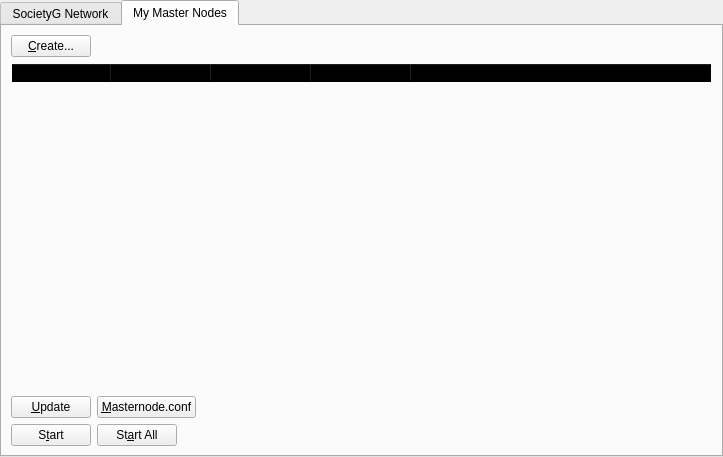
<?xml version="1.0" encoding="UTF-8"?>
<ui version="4.0">
 <class>MasternodeManager</class>
 <widget class="QWidget" name="MasternodeManager">
  <property name="geometry">
   <rect>
    <x>0</x>
    <y>0</y>
    <width>723</width>
    <height>457</height>
   </rect>
  </property>
  <property name="windowTitle">
   <string>Form</string>
  </property>
  <layout class="QVBoxLayout" name="topLayout">
   <property name="leftMargin">
    <number>0</number>
   </property>
   <property name="topMargin">
    <number>0</number>
   </property>
   <property name="rightMargin">
    <number>0</number>
   </property>
   <property name="bottomMargin">
    <number>0</number>
   </property>
   <item>
    <layout class="QVBoxLayout" name="verticalLayout">
     <property name="bottomMargin">
      <number>0</number>
     </property>
     <item>
      <widget class="QTabWidget" name="tabWidget">
       <property name="currentIndex">
        <number>1</number>
       </property>
       <widget class="QWidget" name="tab">
        <attribute name="title">
         <string>SocietyG Network</string>
        </attribute>
        <layout class="QGridLayout" name="gridLayout">
         <item row="1" column="0">
          <widget class="QTableWidget" name="tableWidgetMasternodes">
           <property name="editTriggers">
            <set>QAbstractItemView::NoEditTriggers</set>
           </property>
           <property name="alternatingRowColors">
            <bool>true</bool>
           </property>
           <property name="selectionBehavior">
            <enum>QAbstractItemView::SelectRows</enum>
           </property>
           <property name="sortingEnabled">
            <bool>true</bool>
           </property>
           <attribute name="horizontalHeaderStretchLastSection">
            <bool>true</bool>
           </attribute>
           <column>
            <property name="text">
             <string>Address</string>
            </property>
           </column>
           <column>
            <property name="text">
             <string>Protocol</string>
            </property>
           </column>
           <column>
            <property name="text">
             <string>Active</string>
            </property>
           </column>
           <column>
            <property name="text">
             <string>Active (secs)</string>
            </property>
           </column>
           <column>
            <property name="text">
             <string>Last Seen</string>
            </property>
           </column>
           <column>
            <property name="text">
             <string>Pubkey</string>
            </property>
           </column>
          </widget>
         </item>
         <item row="0" column="0">
          <layout class="QHBoxLayout" name="horizontalLayout_3">
           <property name="bottomMargin">
            <number>0</number>
           </property>
           <item>
            <widget class="QLabel" name="label_2">
             <property name="text">
              <string>SocietyG Node Count:</string>
             </property>
            </widget>
           </item>
           <item>
            <widget class="QLabel" name="countLabel">
             <property name="text">
              <string>0</string>
             </property>
            </widget>
           </item>
           <item>
            <spacer name="horizontalSpacer_3">
             <property name="orientation">
              <enum>Qt::Horizontal</enum>
             </property>
             <property name="sizeHint" stdset="0">
              <size>
               <width>40</width>
               <height>20</height>
              </size>
             </property>
            </spacer>
           </item>
          </layout>
         </item>
        </layout>
       </widget>
       <widget class="QWidget" name="tab_2">
        <attribute name="title">
         <string>My Master Nodes</string>
        </attribute>
        <layout class="QGridLayout" name="gridLayout_2">
         <item row="0" column="0">
          <layout class="QVBoxLayout" name="verticalLayout_2">
           <property name="bottomMargin">
            <number>0</number>
           </property>
           <item>
            <layout class="QHBoxLayout" name="horizontalLayout">
             <item>
              <widget class="QPushButton" name="createButton">
               <property name="text">
                <string>&amp;Create...</string>
               </property>
              </widget>
             </item>
             <item>
              <spacer name="horizontalSpacer">
               <property name="orientation">
                <enum>Qt::Horizontal</enum>
               </property>
               <property name="sizeHint" stdset="0">
                <size>
                 <width>40</width>
                 <height>20</height>
                </size>
               </property>
              </spacer>
             </item>
            </layout>
           </item>
           <item>
            <widget class="QTableWidget" name="tableWidget_2">
             <property name="minimumSize">
              <size>
               <width>695</width>
               <height>0</height>
              </size>
             </property>
             <property name="styleSheet">
              <string notr="true">background-color:transparent</string>
             </property>
             <property name="editTriggers">
              <set>QAbstractItemView::NoEditTriggers</set>
             </property>
             <property name="alternatingRowColors">
              <bool>true</bool>
             </property>
             <property name="selectionMode">
              <enum>QAbstractItemView::SingleSelection</enum>
             </property>
             <property name="selectionBehavior">
              <enum>QAbstractItemView::SelectRows</enum>
             </property>
             <attribute name="horizontalHeaderStretchLastSection">
              <bool>true</bool>
             </attribute>
             <column>
              <property name="text">
               <string>Alias</string>
              </property>
             </column>
             <column>
              <property name="text">
               <string>IP/Onion</string>
              </property>
             </column>
             <column>
              <property name="text">
               <string>Reward %</string>
              </property>
             </column>
             <column>
              <property name="text">
               <string>Reward Address</string>
              </property>
             </column>
             <column>
              <property name="text">
               <string>Status</string>
              </property>
             </column>
            </widget>
           </item>
           <item>
            <layout class="QHBoxLayout" name="horizontalLayout_2">
             <property name="bottomMargin">
              <number>0</number>
             </property>
             <item>
              <widget class="QPushButton" name="UpdateButton">
               <property name="text">
                <string>&amp;Update</string>
               </property>
              </widget>
             </item>
             <item>
              <widget class="QPushButton" name="openMNConfigfileButton">
               <property name="text">
                <string>&amp;Masternode.conf</string>
               </property>
              </widget>
             </item>
             <item>
              <spacer name="horizontalSpacer_2">
               <property name="orientation">
                <enum>Qt::Horizontal</enum>
               </property>
               <property name="sizeHint" stdset="0">
                <size>
                 <width>40</width>
                 <height>20</height>
                </size>
               </property>
              </spacer>
             </item>
            </layout>
           </item>
           <item>
            <layout class="QHBoxLayout" name="horizontalLayout_4">
             <property name="bottomMargin">
              <number>0</number>
             </property>
            </layout>
           </item>
           <item>
            <layout class="QHBoxLayout" name="horizontalLayout_5">
             <property name="bottomMargin">
              <number>0</number>
             </property>
             <item>
              <widget class="QPushButton" name="startButton">
               <property name="text">
                <string>S&amp;tart</string>
               </property>
              </widget>
             </item>
             <item>
              <widget class="QPushButton" name="startAllButton">
               <property name="text">
                <string>St&amp;art All</string>
               </property>
              </widget>
             </item>
             <item>
              <spacer name="horizontalSpacer_5">
               <property name="orientation">
                <enum>Qt::Horizontal</enum>
               </property>
               <property name="sizeHint" stdset="0">
                <size>
                 <width>40</width>
                 <height>20</height>
                </size>
               </property>
              </spacer>
             </item>
            </layout>
           </item>
          </layout>
         </item>
        </layout>
       </widget>
      </widget>
     </item>
    </layout>
   </item>
  </layout>
 </widget>
 <resources/>
 <connections/>
</ui>
